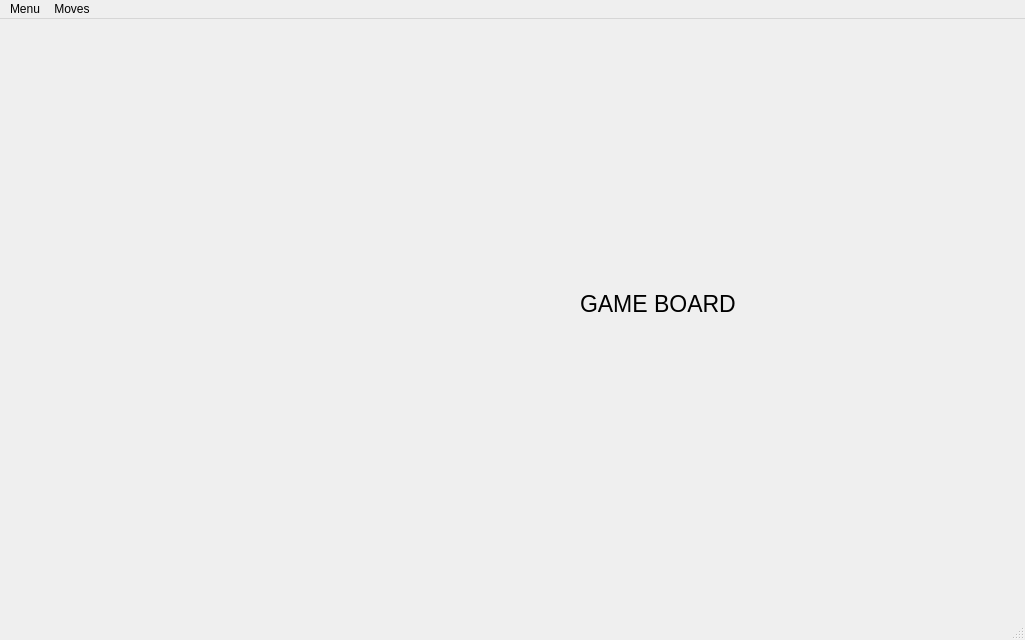
<?xml version="1.0" encoding="UTF-8"?>
<ui version="4.0">
 <class>MainWindow</class>
 <widget class="QMainWindow" name="MainWindow">
  <property name="geometry">
   <rect>
    <x>0</x>
    <y>0</y>
    <width>1025</width>
    <height>640</height>
   </rect>
  </property>
  <property name="sizePolicy">
   <sizepolicy hsizetype="Fixed" vsizetype="Fixed">
    <horstretch>0</horstretch>
    <verstretch>0</verstretch>
   </sizepolicy>
  </property>
  <property name="maximumSize">
   <size>
    <width>16777215</width>
    <height>16777215</height>
   </size>
  </property>
  <property name="windowTitle">
   <string>MainWindow</string>
  </property>
  <widget class="QWidget" name="centralwidget">
   <widget class="QWidget" name="layoutWidget">
    <property name="geometry">
     <rect>
      <x>0</x>
      <y>0</y>
      <width>541</width>
      <height>451</height>
     </rect>
    </property>
    <layout class="QVBoxLayout" name="GameLayout"/>
   </widget>
   <widget class="QLabel" name="GameBoard">
    <property name="geometry">
     <rect>
      <x>580</x>
      <y>60</y>
      <width>539</width>
      <height>449</height>
     </rect>
    </property>
    <property name="font">
     <font>
      <pointsize>17</pointsize>
     </font>
    </property>
    <property name="text">
     <string>GAME BOARD</string>
    </property>
   </widget>
  </widget>
  <widget class="QMenuBar" name="menubar">
   <property name="geometry">
    <rect>
     <x>0</x>
     <y>0</y>
     <width>1025</width>
     <height>22</height>
    </rect>
   </property>
   <widget class="QMenu" name="menupogg">
    <property name="title">
     <string>Menu</string>
    </property>
    <widget class="QMenu" name="menunew_pvp_game">
     <property name="title">
      <string>&amp;Pvp game</string>
     </property>
     <addaction name="actionRegular_game"/>
     <addaction name="actionGame_from_FEN"/>
    </widget>
    <widget class="QMenu" name="menu_Bot_game">
     <property name="title">
      <string>&amp;Bot game</string>
     </property>
     <addaction name="actionNew_classic_bot_game"/>
     <addaction name="actionNew_bot_game_from_FEN"/>
     <addaction name="separator"/>
    </widget>
    <addaction name="menunew_pvp_game"/>
    <addaction name="menu_Bot_game"/>
    <addaction name="actionCopy_FEN_to_clipboard"/>
   </widget>
   <widget class="QMenu" name="menuMoves">
    <property name="title">
     <string>Moves</string>
    </property>
    <addaction name="actionUndo_move"/>
    <addaction name="actionRedo_move"/>
   </widget>
   <addaction name="menupogg"/>
   <addaction name="menuMoves"/>
  </widget>
  <widget class="QStatusBar" name="statusbar"/>
  <action name="actionnynyny">
   <property name="text">
    <string>nynyny</string>
   </property>
  </action>
  <action name="actionRegular_game">
   <property name="text">
    <string>Regular game</string>
   </property>
  </action>
  <action name="actionGame_from_FEN">
   <property name="text">
    <string>Game from FEN</string>
   </property>
  </action>
  <action name="actionNew_classic_bot_game">
   <property name="text">
    <string>New classic game</string>
   </property>
  </action>
  <action name="actionNew_bot_game_from_FEN">
   <property name="text">
    <string>New game from FEN</string>
   </property>
  </action>
  <action name="actionCopy_FEN_to_clipboard">
   <property name="text">
    <string>Copy FEN to clipboard</string>
   </property>
  </action>
  <action name="actionUndo_move">
   <property name="icon">
    <iconset theme="media-skip-backward">
     <normaloff>.</normaloff>.</iconset>
   </property>
   <property name="text">
    <string>Undo move</string>
   </property>
   <property name="shortcut">
    <string>Left</string>
   </property>
  </action>
  <action name="actionRedo_move">
   <property name="text">
    <string>Redo move</string>
   </property>
   <property name="shortcut">
    <string>Right</string>
   </property>
  </action>
 </widget>
 <resources/>
 <connections/>
</ui>
